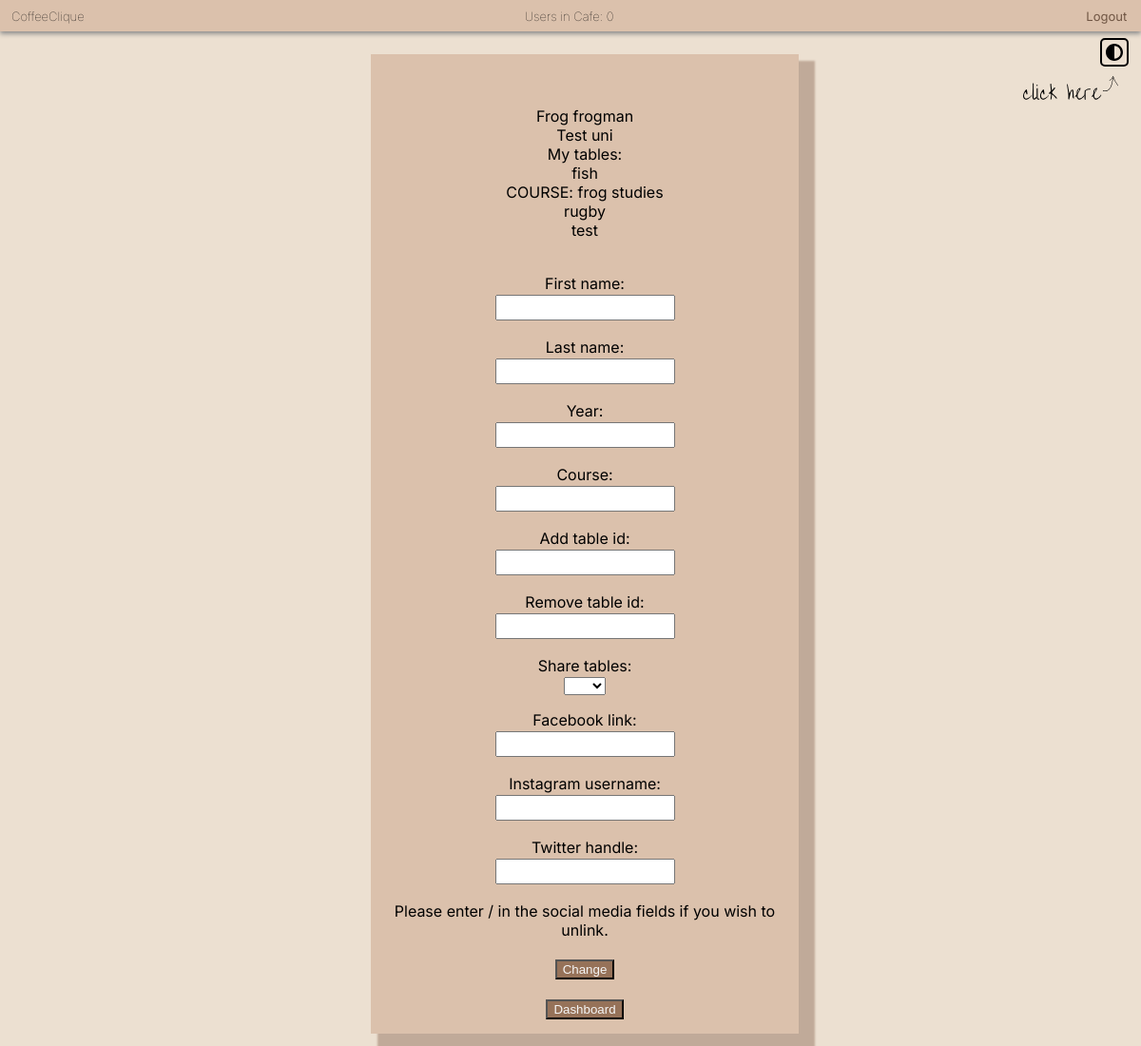
/dashboard/edit_info (signed in), run on an earlier commit of the app's database.
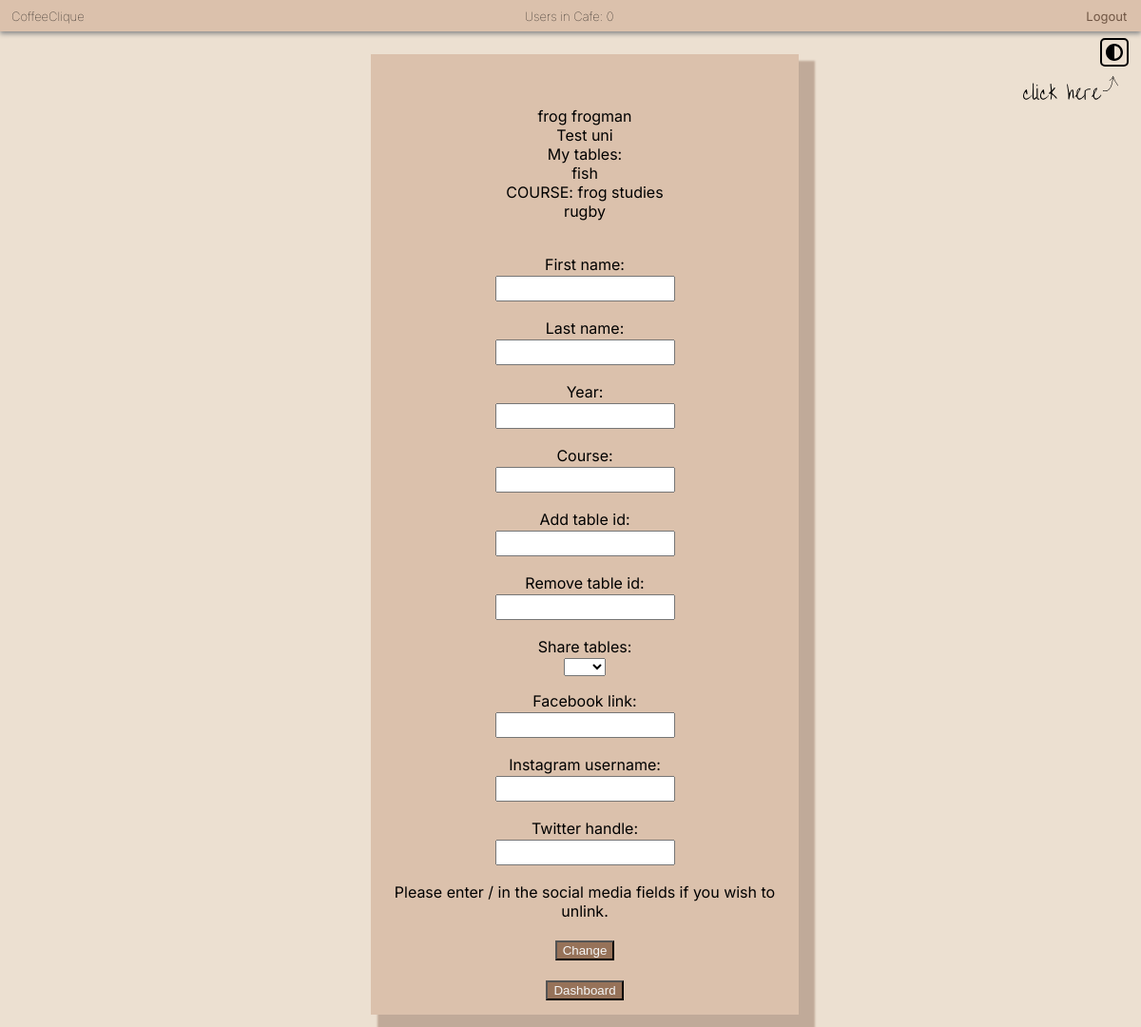
And on a later commit of the database.
### app/models.py (models this page shows, shortened)
class CoffeeUser(AbstractBaseUser):
    AVAILABLE_UNIS = (
        ("University of Exeter", "University of Exeter"),
        ("Test uni", "Test uni")
    )
    email = models.EmailField(verbose_name="email", unique=True)
    date_joined = models.DateTimeField(verbose_name="date_joined",
                                       auto_now_add=True)
    last_login = models.DateTimeField(verbose_name="last_login", auto_now=True)
    is_admin = models.BooleanField(default=False)
    is_active = models.BooleanField(default=True)
    is_staff = models.BooleanField(default=False)
    is_superuser = models.BooleanField(default=False)
    first_name = models.CharField(max_length=50)
    last_name = models.CharField(max_length=50)
    university = models.CharField(max_length=50, choices=AVAILABLE_UNIS)
    year = models.PositiveIntegerField(null=True, blank=True)
    course = models.CharField(max_length=50, blank=True)
    cafe_table_ids = models.ManyToManyField(CafeTable, blank=True)
    points = models.PositiveIntegerField(default=0)
    studying_until = models.DateTimeField(null=True, blank=True)
    share_tables = models.BooleanField(default=True)
    tasks_set_today = models.PositiveIntegerField(default=0)
    next_possible_set = models.DateField(null=True, blank=True)
    student_tasks_completed = models.PositiveIntegerField(default=0)
    next_possible_complete = models.DateField(null=True, blank=True)
    facebook = models.CharField(max_length=255, null=True, blank=True)
    twitter = models.CharField(max_length=255, null=True, blank=True)
    instagram = models.CharField(max_length=255, null=True, blank=True)
    USERNAME_FIELD = "email"  # users log in using their email
    REQUIRED_FIELDS = ["first_name", "last_name", "university", "is_staff"]
    objects = CoffeeUserManager()

### app/views.py (the view, shortened to what this page needs)
# urls.py: path('dashboard/edit_info', views.edit_info, name='edit_info'),
@login_required(login_url='/')
def edit_info(request):
    user = request.user
    if user.is_staff:
        form = CUserEditFormStaff()
    else:
        form = CUserEditForm()
    tables = user.cafe_table_ids.values_list('table_id', flat=True)
    context = {
        'user': user,
        'form': form,
        'tables': tables,
        'num_users': get_number_current_users()
    }
    return render(request, "edit_info.html", context)

### app/forms.py
class CUserEditForm(forms.Form):
    first_name = forms.CharField(max_length=50, required=False)
    last_name = forms.CharField(required=False)
    year = forms.IntegerField(required=False)
    course = forms.CharField(max_length=50, required=False)
    add_table_id = forms.CharField(max_length=50, required=False)
    remove_table_id = forms.CharField(max_length=50, required=False)
    share_tables = forms.CharField(required=False,
                                   widget=forms.Select(
                                       choices=(('', ''), ('Yes', 'Yes'),
                                                ('No', 'No'))))
    facebook_link = forms.CharField(max_length=255, required=False)
    instagram_username = forms.CharField(max_length=200, required=False)
    twitter_handle = forms.CharField(max_length=200, required=False)

### app/views.py (called while the page is built)
def get_number_current_users():
    active_sessions = Session.objects.filter(expire_date__gte=timezone.now())
    active = 0
    for session in active_sessions:
        data = session.get_decoded()
        if data != {}:
            active += 1
    return active

### app/templates/edit_info.html (shortened to what this page needs)
<!DOCTYPE html>
<html lang="en">
<head>
  {% load static %}
  <link rel="stylesheet" type="text/css" href="{% static 'css/basic.css' %}"></link>
  <link rel="stylesheet" type="text/css" href="{% static 'css/forms.css' %}"></link>
</head>
<body>
  {% load static %}
  <div class="top_bar">
    <h6 class="app_name">CoffeeClique</h6>
    <h6 class="user_count">Users in Cafe: {{ num_users }}</h6>
    <a class="logout" href="{% url 'logout' %}">Logout</a>
  </div>
  <div class="main">
  <br><br>
  {{ user.first_name }} {{ user.last_name }} <br>
  {{ user.university }} <br>
  {% if user.is_staff is not True %}
  My tables: <br>
  {% for table_name in tables %}
  {{ table_name }} <br>
  {% endfor %}
<br>
{% endif %}
  <form method="post">
    {% for field in form %}
      <p>
        {{field.label_tag}}<br>
        {{field}}
      </p>
    {% endfor %}
    {% if user.is_staff is not True %}
    Please enter / in the social media fields if you wish to unlink.<br><br>
    {% endif %}
    <button type="submit"> Change </button>
  </form><br>
  <button onclick="document.location='/dashboard'" id="dashboard">Dashboard</button>
  <button id="dark-mode-toggle" class="dark-mode-toggle">
    <svg width="100%" xmlns="http://www.w3.org/2000/svg" viewBox="0 0 496 496"><path fill="currentColor" d="M8,256C8,393,119,504,256,504S504,393,504,256,393,8,256,8,8,119,8,256ZM256,440V72a184,184,0,0,1,0,368Z" transform="translate(-8 -8)"/></svg>
  </button>
  <div class="click-here">
  </div>
</div>
</body>
</html>

What changed in the data, as far as the page shows it:
changed CoffeeUser "frogman": first_name "Frog" → "frog"
Also different on the page:
list line gone: "test"
